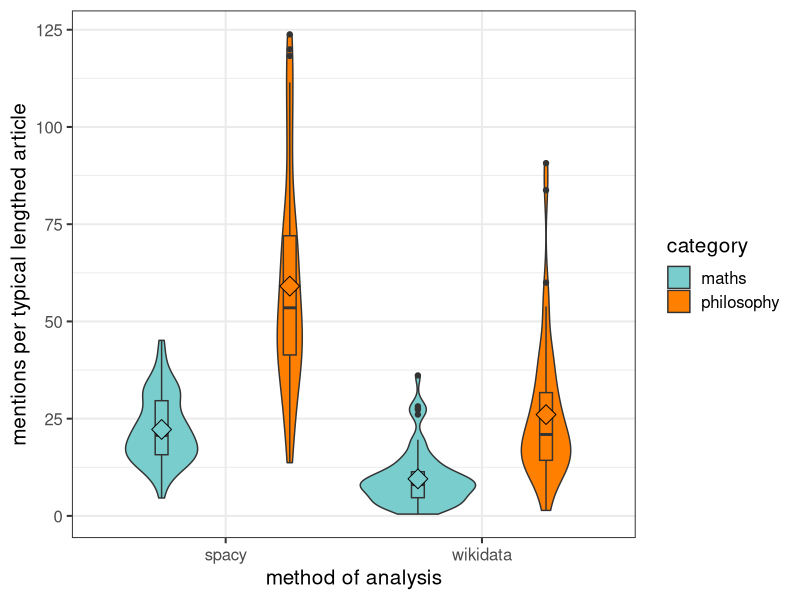
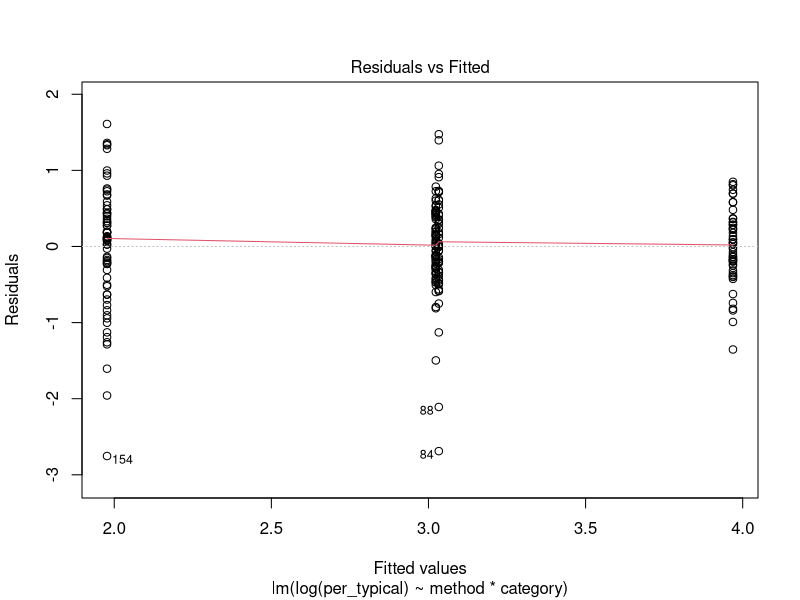
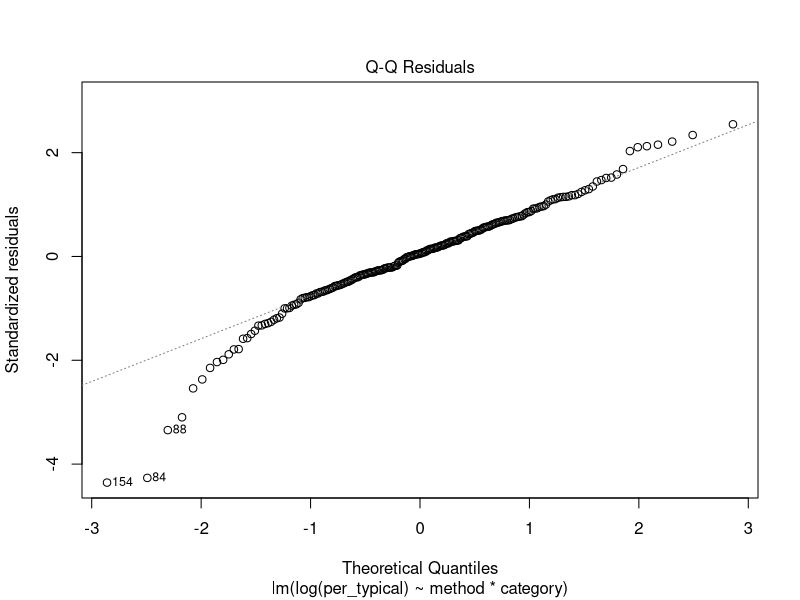
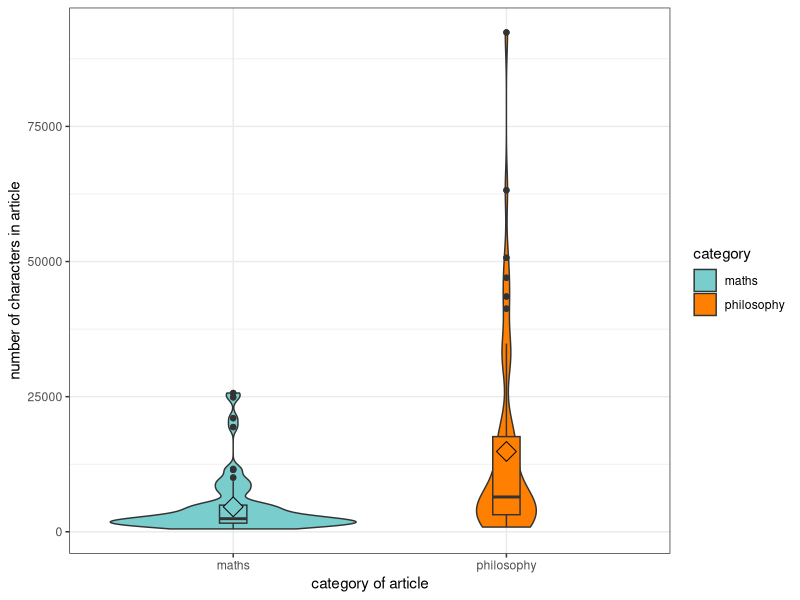
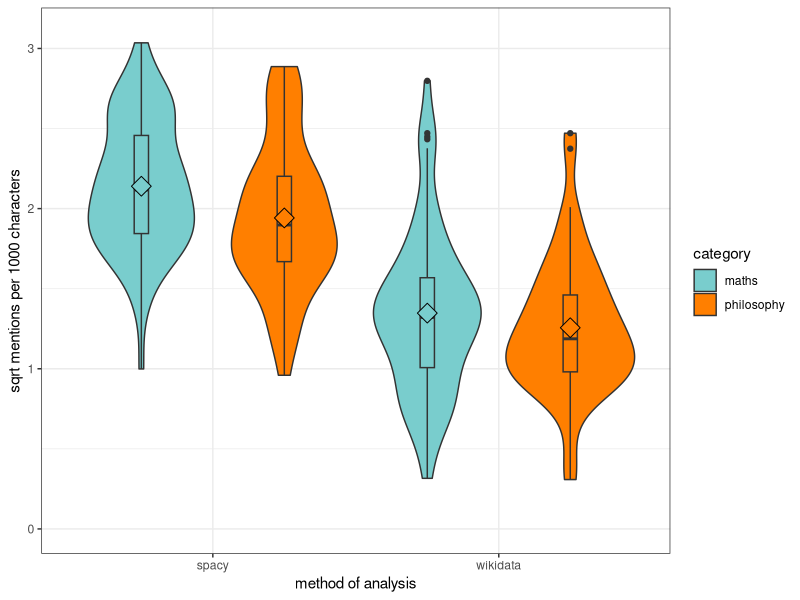
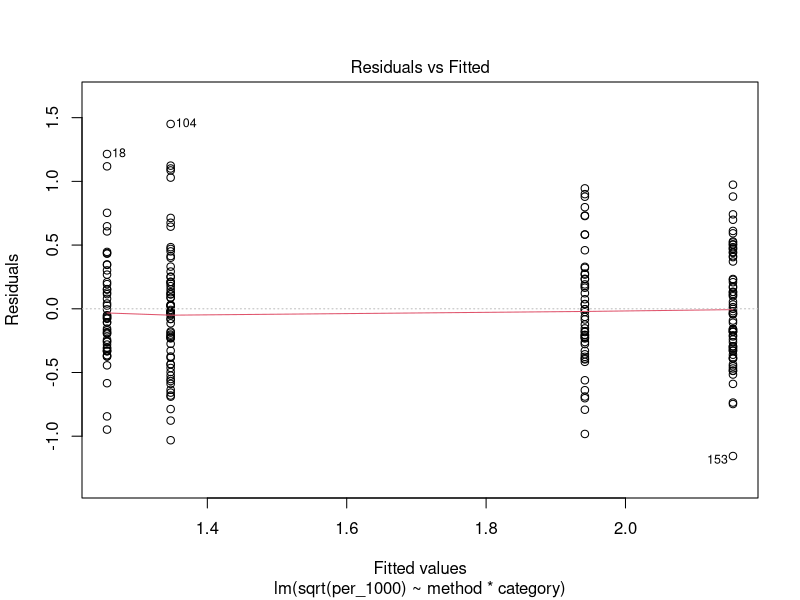
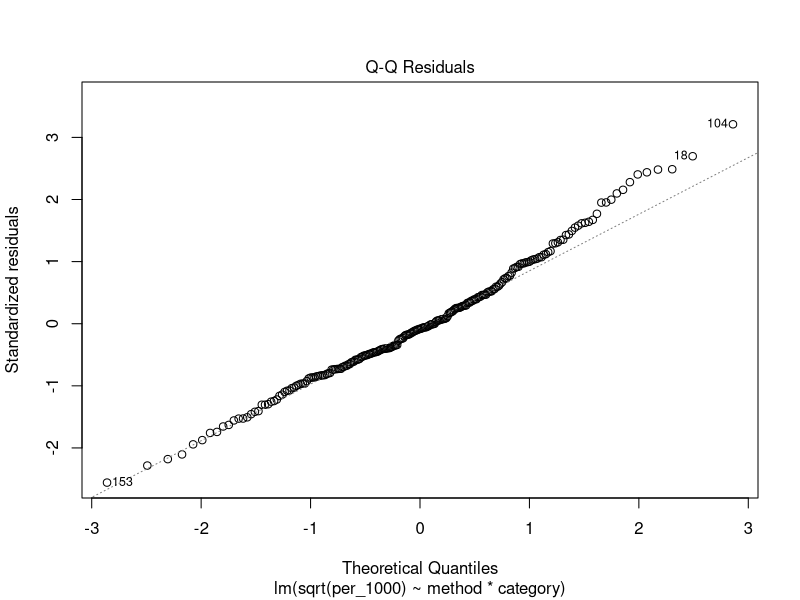

Write R code to recreate these figures, in order. (Note: this script raises an error after producing the figures.)
setwd(dirname(rstudioapi::getActiveDocumentContext()$path))
data <- read.csv("./analysis/mentions.csv", stringsAsFactors=TRUE)

data$per_1000 <- (data$mentions/data$length)*1000 

library(ggplot2)
library(dplyr)

mean_phil <- mean(data$length[data$category=="philosophy"], )
mean_maths <- mean(data$length[data$category=="maths"])

phil <- data[data$category=="philosophy", ]
maths <- data[data$category=="maths", ]
phil$typical <- round(mean_phil, 0)
maths$typical <- round(mean_maths, 0)

new_data <- rbind.data.frame(maths, phil)

new_data$per_typical <- (new_data$mentions/new_data$length) * new_data$typical 

# typical number of mentions per article 
q <- ggplot(new_data, aes(x=method, y=per_typical, fill=category)) +
  geom_violin(position=position_dodge(1), trim=TRUE)+
  geom_boxplot(width=.1, position=position_dodge(1), show.legend=FALSE) +
  stat_summary(fun=mean, geom="point", shape=23, size=5, position=position_dodge(1), show.legend=FALSE)+
  xlab("method of analysis") + 
  ylab("mentions per typical lengthed article") +
  scale_fill_manual(values=c('#79CDCD', '#FF7F00'))+
  theme_bw(base_size=15)

q

# testing whether difference in proportion of types of links  
mq <- lm(log(per_typical)~method*category, data=new_data)
plot(mq,which=1)
plot(mq,which=2)
res.aov <- aov(log(per_typical)~method*category, data=new_data)
summary(res.aov)

# typical length of an article
r <- ggplot(new_data, aes(x=category, y=length, fill=category)) +
  geom_violin(position=position_dodge(1), trim=TRUE)+
  geom_boxplot(width=.1, position=position_dodge(1), show.legend=FALSE) +
  stat_summary(fun=mean, geom="point", shape=23, size=5, position=position_dodge(1), show.legend=FALSE)+
  xlab("category of article") + 
  ylab("number of characters in article") +
  scale_fill_manual(values=c('#79CDCD', '#FF7F00'))+
  theme_bw()

r

p <- ggplot(data, aes(x=method, y=sqrt(per_1000), fill=category)) +
    geom_violin(position=position_dodge(1), trim=TRUE)+
    geom_boxplot(width=.1, position=position_dodge(1), show.legend=FALSE) +
    stat_summary(fun=mean, geom="point", shape=23, size=5, position=position_dodge(1), show.legend=FALSE)+
    xlab("method of analysis") + 
    ylab("sqrt mentions per 1000 characters") + 
    ylim(c(0,3.1))+
    scale_fill_manual(values=c('#79CDCD', '#FF7F00'))+
    theme_bw()

p 

m1 <- lm(sqrt(per_1000)~method*category, data=data)
plot(m1,which=1)
plot(m1,which=2)

# type 3 - looking for an interaction
Anova(m1,type=3)

# type 2 - no significant interaction
Anova(m1,type=2)
